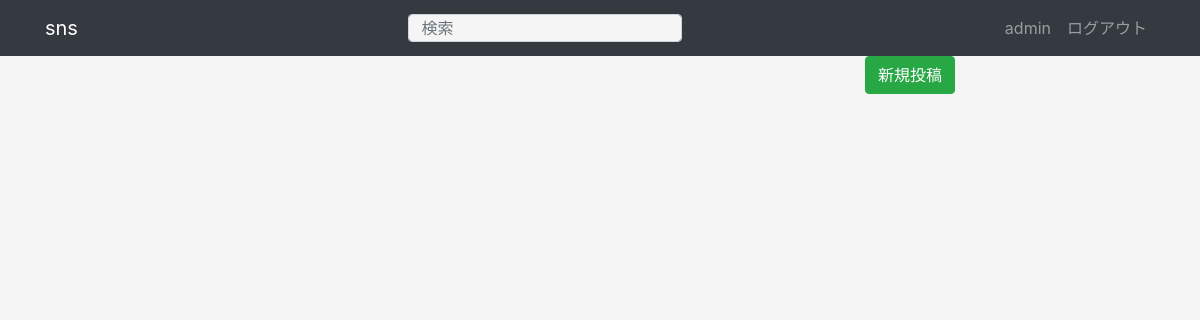
Page / (signed in) on the earlier database version.
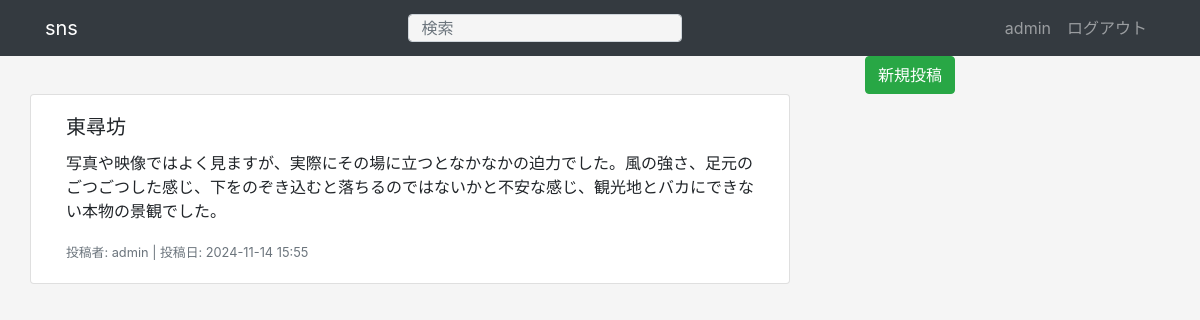
Same page on the later database version.
### apps/crud/models.py (models this page shows, shortened)
class User(db.Model, UserMixin):
    __tablename__ = "user"
    user_id = db.Column(db.Integer, primary_key=True)
    username = db.Column(db.String, index=True)
    email = db.Column(db.String, unique=True, index=True)
    password_hash = db.Column(db.String)
    posts = db.relationship("Post", back_populates="user")
    @property
    def password(self):
        raise AttributeError("読み取り不可")

### apps/sns/models.py (models this page shows)
class Post(db.Model):
    __tablename__ = "post"
    post_id = db.Column(db.Integer, primary_key=True)
    title = db.Column(db.String)
    content = db.Column(db.String)
    timestamp = db.Column(db.DateTime, default=datetime.now)
    user_id = db.Column(db.Integer, db.ForeignKey("user.user_id"), nullable=False)
    user = db.relationship("User", back_populates="posts")
    images = db.relationship("Image", backref="post", lazy="dynamic")

### apps/sns/views.py (the view)
@dt.route("/")
def index():
    posts = Post.query.order_by(Post.timestamp.desc()).all()
    return render_template("sns/index.html", posts=posts)

### apps/crud/models.py (called while the page is built)
@login_manager.user_loader
def load_user(user_id):
    return User.query.get(user_id)

### apps/sns/templates/sns/index.html
{% extends "sns/base.html" %}
{% block content %}
<div class="col-md-10 text-right">
    <a href="{{ url_for('sns.post') }}" class="btn btn-success">新規投稿</a>
</div>
<div class="row">
    {% for post in posts %}
    <div class="card col-md-8 mb-3">
        <div class="card-body">
            <h5 class="card-title">{{ post.title }}</h5>
            <p class="card-text">{{ post.content }}</p>
            <p class="card-text">
                <small class="text-muted">
                    投稿者: {{ post.user.username }} |
                    投稿日: {{ post.timestamp.strftime('%Y-%m-%d %H:%M') }}
                </small>
            </p>
        </div>
    </div>
    {% endfor %}
</div>
{% endblock %}

### apps/sns/templates/sns/base.html (shortened to what this page needs)
<!DOCTYPE html>
<html lang="ja">
<head>
    <link rel="stylesheet" href="{{ url_for('static', filename='css/bootstrap.min.css') }}" />
    <link rel="stylesheet" href="{{ url_for('static', filename='css/style.css') }}" />
</head>
<body>
    <nav class="navbar navbar-expand-lg navbar-dark bg-dark">
        <div class="container">
            <a class="navbar-brand " href="{{ url_for('sns.index') }}">sns</a>
            {% if url_for(request.endpoint) == url_for('sns.index') or
            url_for(request.endpoint) == url_for('sns.search') %}
            <div class="btn-group">
                <form method="GET" action="{{ url_for('sns.search') }}" name="dtSearchForm">
                    {% if request.args.get("search") %}
                    <input type="search" id="dt-search" class="form-control col-md-12 dt-search" placeholder="検索"
                        name="search" value="{{ request.args.get('search') }}" />
                    {% else %}
                    <input type="search" id="dt-search" class="form-control col-md-12 dt-search" placeholder="検索"
                        name="search" />
                    {% endif %}
                </form>
            </div>
            {% endif %}
            <ul class="navbar-nav">
                {% if current_user.is_authenticated %}
                <li class="nav-item">
                    <span class="nav-link">{{ current_user.username }}</span>
                </li>
                <li class="nav-item">
                    <a href="{{ url_for('auth.logout') }}" class="nav-link">ログアウト</a>
                </li>
                {% endif %}
            </ul>
        </div>
    </nav>
    <section class="container">
        {% block content %}{% endblock %}
    </section>
</body>
</html>

### apps/static/css/style.css (style rules this page uses)
body { background-color: #f5f5f5; }
input[type="search"] { background-color: #f5f5f5; }
.dt-search { height: 28px !important; }

Differences in the rows shown:
added Post: title "東尋坊", content "写真や映像ではよく見ますが、実際にその場に立つとなかなかの迫力でした。風の強さ、足元のごつごつした感じ、下をのぞき込むと落ちるのではないかと不安な感じ、観光地とバカにできない本物の景観でした。", user.username "admin", timestamp "2024-11-14 15:55"
